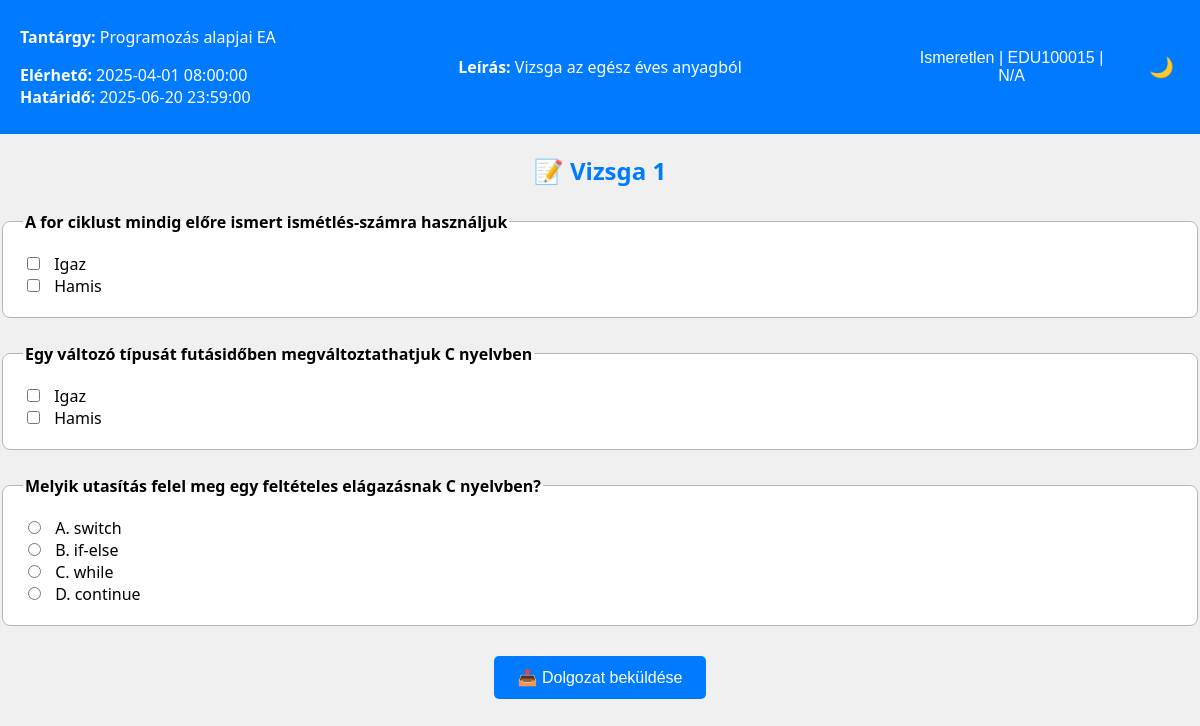
Screenshot of /student/assignment.php?assignment_id=1 (signed in) with the database file from the repository.
### tables this page shows
CREATE TABLE assignments (
    id INT NOT NULL AUTO_INCREMENT PRIMARY KEY,
    offering_id INTEGER NOT NULL,
    title VARCHAR(100) NOT NULL,
    description TEXT,
    available_from DATETIME,               
    due_date DATETIME,                     
    max_attempts INTEGER DEFAULT 1,
    created_at TIMESTAMP DEFAULT CURRENT_TIMESTAMP,
    updated_at TIMESTAMP DEFAULT CURRENT_TIMESTAMP ON UPDATE CURRENT_TIMESTAMP,
    FOREIGN KEY (offering_id) REFERENCES course_offerings(id)
);

CREATE TABLE courses (
    id INT NOT NULL AUTO_INCREMENT PRIMARY KEY,
    kurzus_kod VARCHAR(20) UNIQUE NOT NULL,  
    name VARCHAR(255) NOT NULL,
    credit INTEGER NOT NULL,
    leiras TEXT,
    tematika TEXT,
    created_at TIMESTAMP DEFAULT CURRENT_TIMESTAMP,
    updated_at TIMESTAMP DEFAULT CURRENT_TIMESTAMP ON UPDATE CURRENT_TIMESTAMP
);

CREATE TABLE assignment_questions (
    id INT NOT NULL AUTO_INCREMENT PRIMARY KEY,
    assignment_id INTEGER NOT NULL,
    question_text TEXT NOT NULL,
    question_type VARCHAR(20) NOT NULL CHECK (question_type IN ('true_false', 'multiple_choice')),
    score INTEGER NOT NULL DEFAULT 1,
    created_at TIMESTAMP DEFAULT CURRENT_TIMESTAMP,
	updated_at TIMESTAMP DEFAULT CURRENT_TIMESTAMP ON UPDATE CURRENT_TIMESTAMP,
    FOREIGN KEY (assignment_id) REFERENCES assignments(id) ON DELETE CASCADE
);

CREATE TABLE question_answers (
    id INT NOT NULL AUTO_INCREMENT PRIMARY KEY,
    question_id INTEGER NOT NULL,
    answer_text TEXT NOT NULL,
    is_correct BOOLEAN NOT NULL DEFAULT FALSE,
	created_at TIMESTAMP DEFAULT CURRENT_TIMESTAMP,
	updated_at TIMESTAMP DEFAULT CURRENT_TIMESTAMP ON UPDATE CURRENT_TIMESTAMP,
    FOREIGN KEY (question_id) REFERENCES assignment_questions(id) ON DELETE CASCADE
);

### student/assignment.php (the view, shortened to what this page needs)
<?php
$eduportal_id = $_SESSION['eduportal_id'];
$assignment_id = (int) $_GET['assignment_id'];
global $conn;
$user_sql = "
SELECT u.name,
       p.name AS szak_nev
FROM users u
JOIN programs p ON p.szak_szam = u.course_code
WHERE eduportal_id = ?";
$user_stmt = $conn->prepare($user_sql);
$user_stmt->bind_param("s", $eduportal_id);
$user_stmt->execute();
$user_result = $user_stmt->get_result();
if ($user_result->num_rows === 1) {
    $user = $user_result->fetch_assoc();
    $user_name = $user['name'];
    $user_course = $user['szak_nev'];
} else {
    $user_name = "Ismeretlen";
    $user_course = "N/A";
}
$sql_assignment = "
SELECT a.title,
       a.description,
       a.due_date,
       a.available_from,
       c.name AS course_name
FROM assignments a
JOIN course_offerings co ON a.offering_id = co.id
JOIN courses c ON co.kurzus_kod = c.kurzus_kod
WHERE a.id = ?
";
$stmt = $conn->prepare($sql_assignment);
$stmt->bind_param("i", $assignment_id);
$stmt->execute();
$result = $stmt->get_result();
$assignment = $result->fetch_assoc();
$sql_questions = "
SELECT q.id AS question_id,
       q.question_text,
       q.question_type,
       q.score
FROM assignment_questions q
WHERE q.assignment_id = ?
ORDER BY q.id
";
$stmt = $conn->prepare($sql_questions);
$stmt->bind_param("i", $assignment_id);
$stmt->execute();
$questions_result = $stmt->get_result();
$questions = [];
while ($row = $questions_result->fetch_assoc()) {
    $questions[$row['question_id']] = $row;
    $questions[$row['question_id']]['answers'] = [];
}
$question_ids = implode(",", array_keys($questions));
if ($question_ids) {
    $sql_answers = "SELECT * FROM question_answers WHERE question_id IN ($question_ids)";
    $answers_result = $conn->query($sql_answers);
    while ($answer = $answers_result->fetch_assoc()) {
        $qid = $answer['question_id'];
        $questions[$qid]['answers'][] = $answer;
    }
}
?>
<!DOCTYPE html>
<html lang="hu">
<head>
    <link rel="stylesheet" href="../CSS/site_style.css">
    <link rel="stylesheet" href="../CSS/assignment.css">
</head>
<body>
<header>
    <div class="menu">
        <p><strong>Tantárgy:</strong> <?= htmlspecialchars($assignment['course_name']) ?></p>
        <p><strong>Elérhető:</strong> <?= $assignment['available_from'] ?><br>
            <strong>Határidő:</strong> <?= $assignment['due_date'] ?></p>
    </div>
    <nav class="main-nav">
        <p><strong>Leírás:</strong> <?= nl2br(htmlspecialchars($assignment['description'])) ?></p>
    </nav>
    <div class="user-menu">
        <div class="dropdown">
            <button id="dropdownToggleR" class="dropbtn">
                <?php echo htmlspecialchars($user_name); ?> |
                <?php echo htmlspecialchars($eduportal_id); ?> |
                <?php echo htmlspecialchars($user_course); ?>
            </button>
        </div>
        <div class="theme-switcher">
            <button id="theme-toggle" class="theme-btn">🌙</button>
        </div>
    </div>
</header>
<main class="layout">
    <section class="main-content">
        <h1>📝 <?= htmlspecialchars($assignment['title']) ?></h1>
        <form method="POST" action="../POST/assignment_post.php">
            <?php foreach ($questions as $q): ?>
                <fieldset class="question-block">
                    <legend><strong><?= htmlspecialchars($q['question_text']) ?></strong></legend>
                    <?php if ($q['question_type'] === 'multiple_choice'): ?>
                        <?php foreach ($q['answers'] as $answer): ?>
                            <label>
                                <input type="radio"
                                       name="answers[<?= $q['question_id'] ?>]"
                                       value="<?= $answer['id'] ?>"
                                       required>
                                <?= htmlspecialchars($answer['answer_text']) ?>
                            </label><br>
                        <?php endforeach; ?>
                    <?php elseif ($q['question_type'] === 'true_false'): ?>
                        <?php foreach ($q['answers'] as $answer): ?>
                            <label>
                                <input type="checkbox"
                                       name="answers[<?= $q['question_id'] ?>][<?= $answer['id'] ?>]"
                                       value="1">
                                <?= htmlspecialchars($answer['answer_text']) ?>
                            </label><br>
                        <?php endforeach; ?>
                    <?php else: ?>
                        <p>Ismeretlen kérdéstípus.</p>
                    <?php endif; ?>
                </fieldset>
            <?php endforeach; ?>
            <button type="submit" class="send-btn">📤 Dolgozat beküldése</button>
        </form>
    </section>
</main>
</body>
</html>

### CSS/site_style.css (style rules this page uses)
:root { --background-light: #f0f0f0; --background-dark: #1e1e1e; --text-dark: #000000; --text-light: #ffffff; --primary-color: #007bff; --secondary-color: #ffa500; --dropdown-bg: #ffffff; --dropdown-bg-dark: #333333; --primary-hover: #0056b3; --secondary-hover: #e48a02; }
body { margin: 0; font-family: "Segoe UI", sans-serif; background-color: var(--background-light); color: var(--text-dark); min-height: 100vh; display: flex; flex-direction: column; }
header { display: flex; justify-content: space-between; align-items: center; background-color: var(--primary-color); color: var(--text-light); padding: 10px 20px; width: 100%; box-sizing: border-box; }
.menu, .user-menu { flex: 1; }
.user-menu { display: flex; align-items: center; justify-content: flex-end; gap: 10px; }
.main-nav { display: flex; justify-content: center; gap: 30px; flex: 2; }
.dropdown { position: relative; display: inline-block; }
.dropbtn { background-color: transparent; color: var(--text-light); border: none; font-size: 16px; cursor: pointer; padding: 8px 16px; }
.user-menu .dropdown { position: relative; }
.theme-switcher { display: flex; gap: 10px; }
.theme-btn { background: none; border: none; color: var(--text-light); font-size: 20px; cursor: pointer; }

### CSS/assignment.css (style rules this page uses)
h1 { text-align: center; margin-bottom: 30px; color: var(--text-dark); }
.question-block { border: 1px solid #b6b6b6; padding: 20px; margin-bottom: 25px; border-radius: 8px; background-color: var(--card-background); }
input[type="radio"], input[type="checkbox"] { margin-right: 10px; }
button[type="submit"] { background-color: var(--primary-color); border: none; padding: 12px 24px; color: var(--text-light); font-size: 1em; border-radius: 5px; cursor: pointer; display: block; margin: 30px auto 0; transition: background-color 0.3s ease; }
.add-btn, .send-btn, .cancel-btn, .add-answer { padding: 0.6rem 1.2rem; border: none; border-radius: 6px; cursor: pointer; font-size: 0.95em; color: white; font-weight: 500; transition: background-color 0.3s ease; }
h1 { text-align: center; color: var(--primary-color); margin-bottom: 1.5rem; }

### rows the page displays
assignments: courses.name "Programozás alapjai EA", available_from "2025-04-01 08:00:00", due_date "2025-06-20 23:59:00", description "Vizsga az egész éves anyagból", title "Vizsga 1"
assignment_questions: question_text "A for ciklust mindig előre ismert ismétlés-számra használjuk"
question_answers: answer_text "Igaz"
question_answers: answer_text "Hamis"
assignment_questions: question_text "Egy változó típusát futásidőben megváltoztathatjuk C nyelvben"
question_answers: answer_text "Igaz"
question_answers: answer_text "Hamis"
assignment_questions: question_text "Melyik utasítás felel meg egy feltételes elágazásnak C nyelvben?"
question_answers: answer_text "A. switch"
question_answers: answer_text "B. if-else"
question_answers: answer_text "C. while"
question_answers: answer_text "D. continue"

### other values shown
$user_name "Ismeretlen"
$eduportal_id "EDU100015"
$user_course "N/A"
